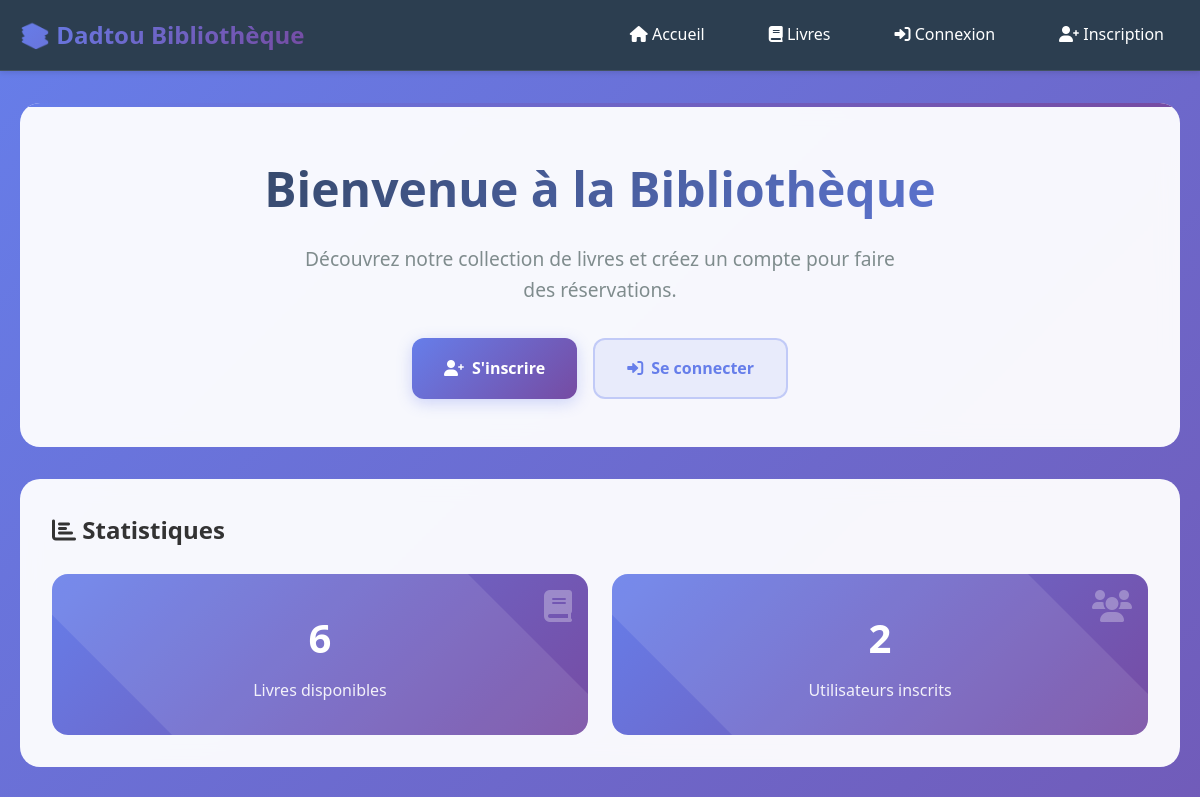
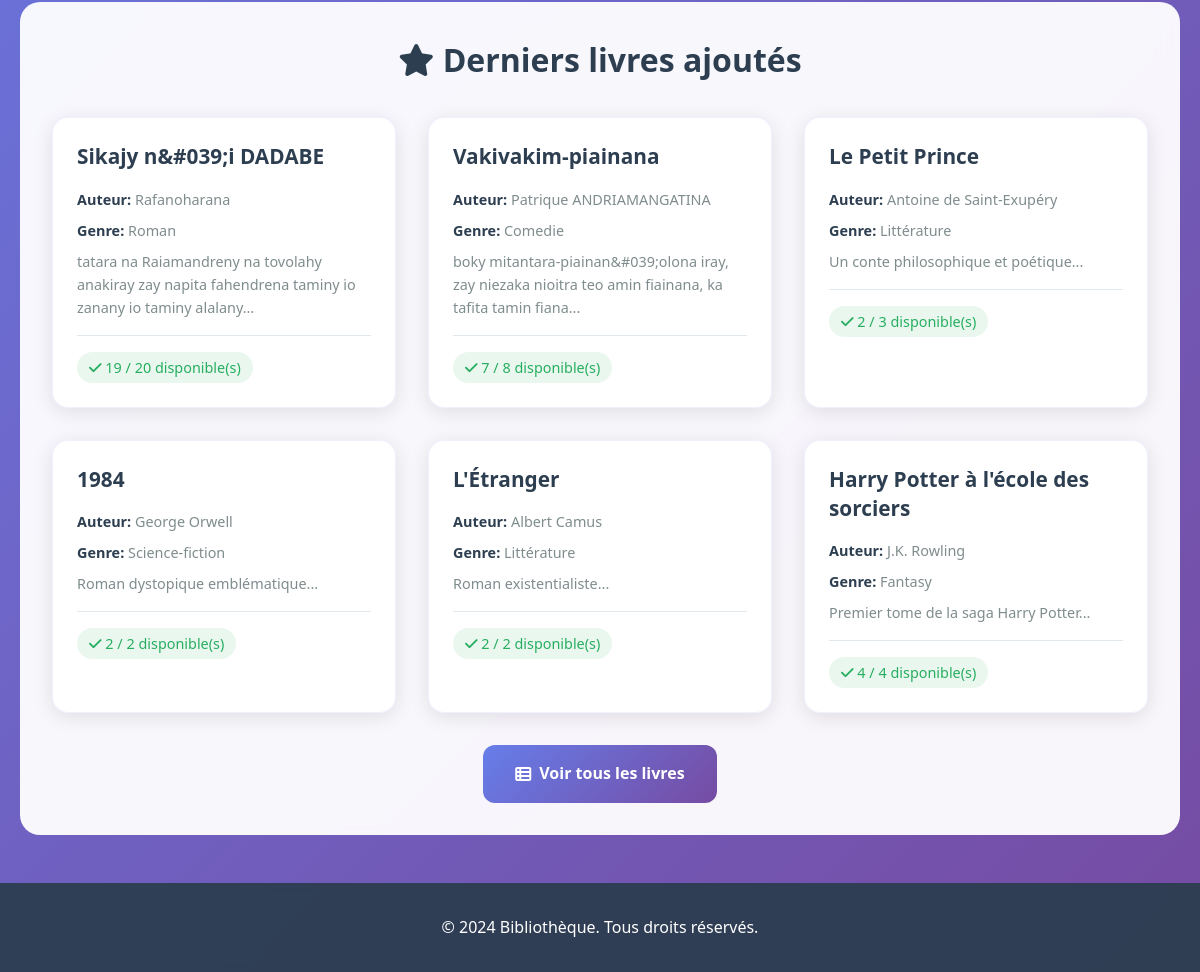
The page / on the database its author committed (2 pictures, top to bottom).
### tables this page shows
CREATE TABLE `livres` (
  `id` int(11) NOT NULL,
  `titre` varchar(255) NOT NULL,
  `auteur` varchar(255) NOT NULL,
  `isbn` varchar(20) DEFAULT NULL,
  `genre` varchar(100) DEFAULT NULL,
  `description` text DEFAULT NULL,
  `stock_total` int(11) DEFAULT 1,
  `stock_disponible` int(11) DEFAULT 1,
  `image_couverture` varchar(255) DEFAULT NULL,
  `date_ajout` timestamp NOT NULL DEFAULT current_timestamp()
);

### index.php (the view, shortened to what this page needs)
<?php
function is_logged_in() {
    return isset($_SESSION['user_id']);
}
function is_admin() {
    return isset($_SESSION['role']) && $_SESSION['role'] === 'admin';
}
require_once 'db.php';
$stmt = $pdo->prepare("SELECT * FROM livres ORDER BY date_ajout DESC LIMIT 6");
$stmt->execute();
$derniers_livres = $stmt->fetchAll(PDO::FETCH_ASSOC);
$stmt = $pdo->prepare("SELECT COUNT(*) as total FROM livres");
$stmt->execute();
$total_livres = $stmt->fetch(PDO::FETCH_ASSOC)['total'];
$stmt = $pdo->prepare("SELECT COUNT(*) as total FROM utilisateurs WHERE role = 'utilisateur'");
$stmt->execute();
$total_utilisateurs = $stmt->fetch(PDO::FETCH_ASSOC)['total'];
?>
<!DOCTYPE html>
<html lang="fr">
<head>
    <link rel="stylesheet" href="css/style.css">
    <link href="https://cdnjs.cloudflare.com/ajax/libs/font-awesome/6.0.0/css/all.min.css" rel="stylesheet">
</head>
<body>
    <header>
        <nav class="container">
            <div class="logo">📚 Dadtou Bibliothèque</div>
            <ul class="nav-links">
                <li><a href="index.php"><i class="fas fa-home"></i> Accueil</a></li>
                <li><a href="livres.php"><i class="fas fa-book"></i> Livres</a></li>
                <?php if (is_logged_in()): ?>
                    <li><a href="profil.php"><i class="fas fa-user"></i> Mon Profil</a></li>
                    <?php if (is_admin()): ?>
                        <li><a href="admin/reservations.php"><i class="fas fa-cog"></i> Admin</a></li>
                    <?php endif; ?>
                    <li><a href="logout.php"><i class="fas fa-sign-out-alt"></i> Déconnexion</a></li>
                <?php else: ?>
                    <li><a href="login.php"><i class="fas fa-sign-in-alt"></i> Connexion</a></li>
                    <li><a href="register.php"><i class="fas fa-user-plus"></i> Inscription</a></li>
                <?php endif; ?>
            </ul>
        </nav>
    </header>
    <main class="container">
        <div class="hero-section">
            <h1>Bienvenue à la Bibliothèque</h1>
            <?php if (is_logged_in()): ?>
                <p>Bonjour <strong><?php echo htmlspecialchars($_SESSION['nom']); ?></strong> ! Découvrez notre collection de livres et faites vos réservations.</p>
            <?php else: ?>
                <p>Découvrez notre collection de livres et créez un compte pour faire des réservations.</p>
                <div class="hero-buttons">
                    <a href="register.php" class="btn-hero btn-hero-primary">
                        <i class="fas fa-user-plus"></i> S'inscrire
                    </a>
                    <a href="login.php" class="btn-hero btn-hero-secondary">
                        <i class="fas fa-sign-in-alt"></i> Se connecter
                    </a>
                </div>
            <?php endif; ?>
        </div>
        <div class="stats-section">
            <h2><i class="fas fa-chart-bar"></i> Statistiques</h2>
            <div class="stats-grid">
                <div class="stat-card">
                    <i class="fas fa-book"></i>
                    <h3><?php echo $total_livres; ?></h3>
                    <p>Livres disponibles</p>
                </div>
                <div class="stat-card">
                    <i class="fas fa-users"></i>
                    <h3><?php echo $total_utilisateurs; ?></h3>
                    <p>Utilisateurs inscrits</p>
                </div>
            </div>
        </div>
        <div class="books-section">
            <h2><i class="fas fa-star"></i> Derniers livres ajoutés</h2>
            <div class="books-grid">
                <?php foreach ($derniers_livres as $livre): ?>
                    <div class="book-card">
                        <h3><?php echo htmlspecialchars($livre['titre']); ?></h3>
                        <p><strong>Auteur:</strong> <?php echo htmlspecialchars($livre['auteur']); ?></p>
                        <p><strong>Genre:</strong> <?php echo htmlspecialchars($livre['genre']); ?></p>
                        <p><?php echo htmlspecialchars(substr($livre['description'], 0, 100)); ?>...</p>
                        <div class="book-info">
                            <span class="stock-info <?php echo $livre['stock_disponible'] > 0 ? 'stock-available' : 'stock-unavailable'; ?>">
                                <i class="fas fa-<?php echo $livre['stock_disponible'] > 0 ? 'check' : 'times'; ?>"></i>
                                <?php echo $livre['stock_disponible']; ?> / <?php echo $livre['stock_total']; ?> disponible(s)
                            </span>
                        </div>
                    </div>
                <?php endforeach; ?>
            </div>
            <div class="view-all-books">
                <a href="livres.php" class="btn-view-all">
                    <i class="fas fa-th-list"></i> Voir tous les livres
                </a>
            </div>
        </div>
    </main>
    <footer>
        <div class="container">
            <p>&copy; 2024 Bibliothèque. Tous droits réservés.</p>
        </div>
    </footer>
</body>
</html>

### CSS/style.css (style rules this page uses)
* { margin: 0; padding: 0; box-sizing: border-box; }
body { font-family: 'Segoe UI', Tahoma, Geneva, Verdana, sans-serif; line-height: 1.6; color: #333; background-color: #f4f4f4; }
.container { max-width: 1200px; margin: 0 auto; padding: 0 20px; }
header { background: #2c3e50; color: white; padding: 1rem 0; box-shadow: 0 2px 5px rgba(0,0,0,0.1); }
nav { display: flex; justify-content: space-between; align-items: center; }
.logo { font-size: 1.5rem; font-weight: bold; }
.nav-links { display: flex; list-style: none; gap: 2rem; }
.nav-links a { color: white; text-decoration: none; transition: color 0.3s; }
main { padding: 2rem 0; }
.books-grid { display: grid; grid-template-columns: repeat(auto-fill, minmax(300px, 1fr)); gap: 1.5rem; margin-top: 2rem; }
.book-card { background: white; border-radius: 8px; box-shadow: 0 2px 10px rgba(0,0,0,0.1); padding: 1.5rem; transition: transform 0.3s; }
.book-card h3 { color: #2c3e50; margin-bottom: 0.5rem; }
.book-card p { color: #666; margin-bottom: 0.5rem; }
.book-info { display: flex; justify-content: space-between; margin-top: 1rem; }
.stock-info { font-weight: bold; }
.stock-available { color: #27ae60; }
footer { background: #2c3e50; color: white; text-align: center; padding: 1rem 0; margin-top: 2rem; }

### rows shown on the page
livres: titre "Sikajy n&#039;i DADABE", auteur "Rafanoharana", genre "Roman", description "tatara na Raiamandreny na tovolahy anakiray zay napita fahendrena taminy io zanany io taminy alalany", stock_disponible "19", stock_total "20"
livres: titre "Vakivakim-piainana", auteur "Patrique ANDRIAMANGATINA", genre "Comedie", description "boky mitantara-piainan&#039;olona iray, zay niezaka nioitra teo amin fiainana, ka tafita tamin fiana", stock_disponible "7", stock_total "8"
livres: titre "Le Petit Prince", auteur "Antoine de Saint-Exupéry", genre "Littérature", description "Un conte philosophique et poétique", stock_disponible "2", stock_total "3"
livres: titre "1984", auteur "George Orwell", genre "Science-fiction", description "Roman dystopique emblématique", stock_disponible "2", stock_total "2"
livres: titre "L'Étranger", auteur "Albert Camus", genre "Littérature", description "Roman existentialiste", stock_disponible "2", stock_total "2"
livres: titre "Harry Potter à l'école des sorciers", auteur "J.K. Rowling", genre "Fantasy", description "Premier tome de la saga Harry Potter", stock_disponible "4", stock_total "4"

### other values the page prints
$total_livres "6"
$total_utilisateurs "2"
